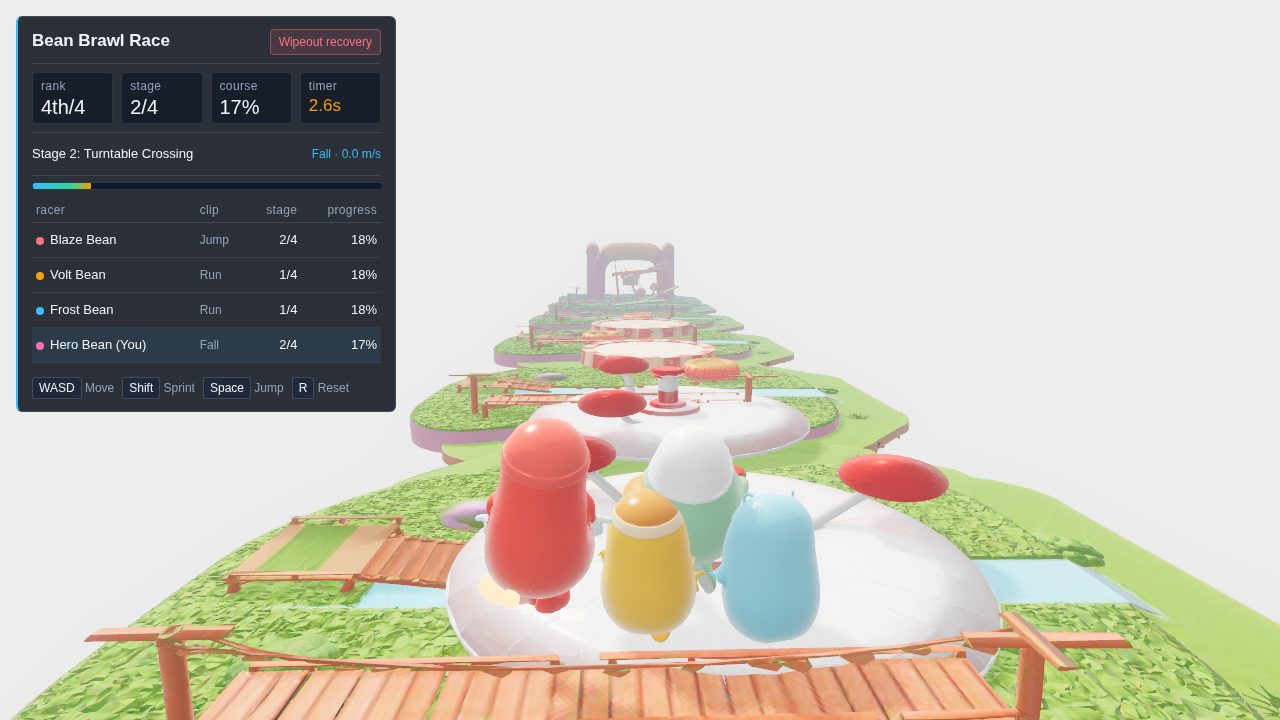
#> input picture evidence/likeness-soften/bean-brawl-race-1.jpg, 1280 x 720 px
$ python diffsmooth.py ../../../../../../evidence/likeness-soften/bean-brawl-race-1.jpg ../../../../../../evidence/likeness-soften/bean-brawl-race-1.jpg
#> lines starting #> are read from the running program, lines starting #| are printed output that depends on the picture
import sys
import numpy as np
from PIL import Image, ImageFilter
def lin(p):
    a=np.asarray(Image.open(p).convert("RGB"),dtype=np.float32)/255.0
    a=np.where(a<=0.04045,a/12.92,((a+0.055)/1.055)**2.4)
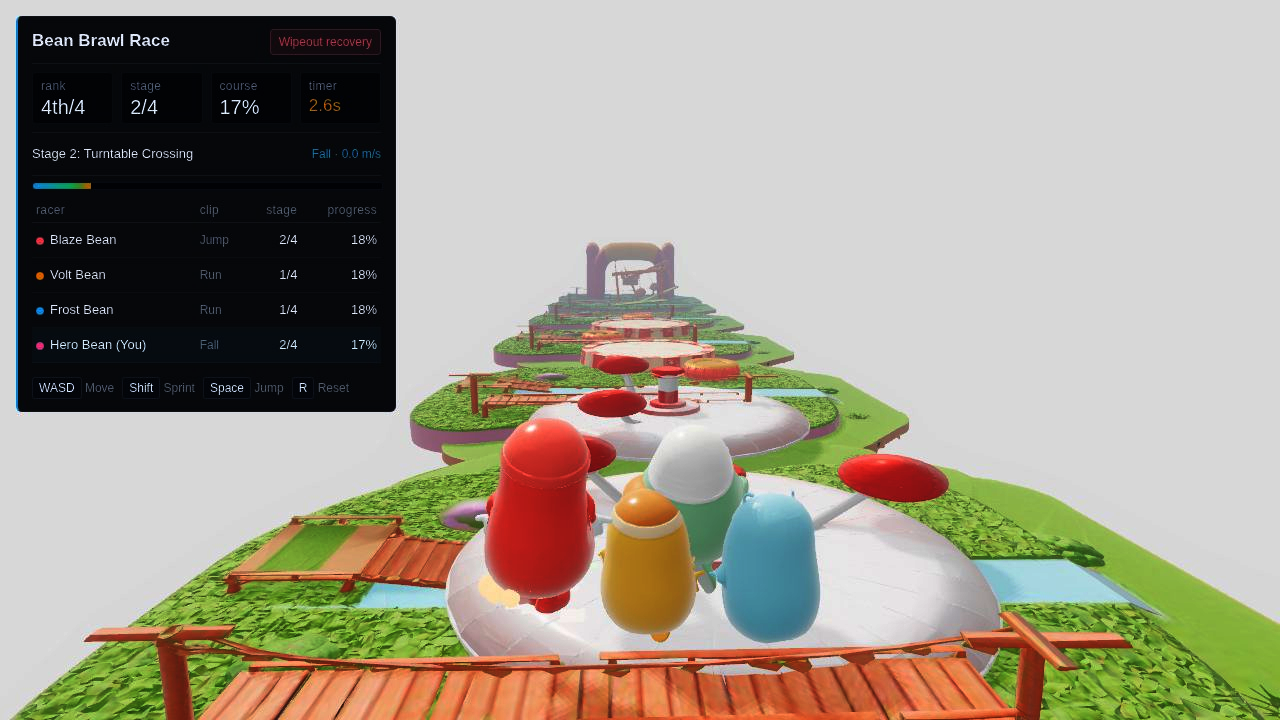
#> a: shape (720, 1280, 3) float32; mean R, G, B 0.637, 0.613, 0.554
    return 0.2126*a[...,0]+0.7152*a[...,1]+0.0722*a[...,2]
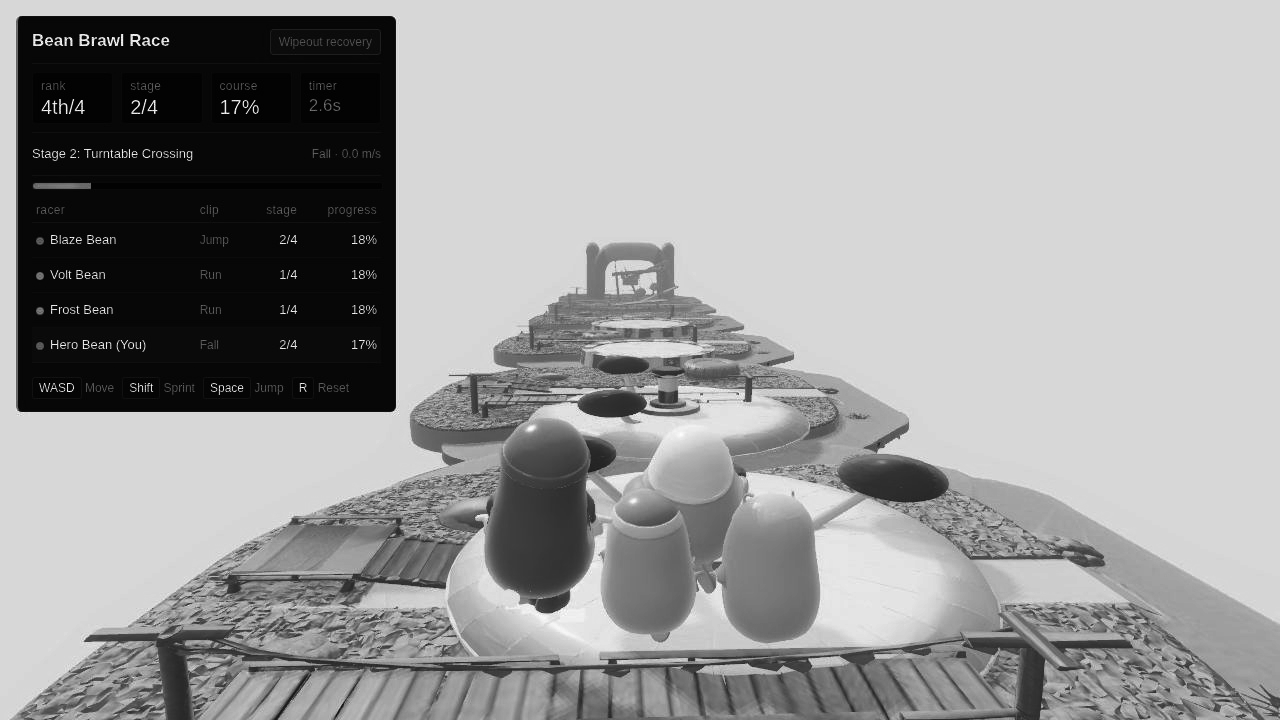
#> returned value: shape (720, 1280) float32; min 0.00218, max 1, mean 0.614
A,B=lin(sys.argv[1]),lin(sys.argv[2])
D=np.clip(A-B,0,None)
#> D: shape (720, 1280) float32; every value is 0
def box(x,r):
#> called with r = 8
    c=np.cumsum(np.pad(x,((r+1,r),(0,0)),mode="edge"),0); x=(c[2*r+1:]-c[:-2*r-1])/(2*r+1)
#> after `c = np.cumsum(np.pad(x, ((r + 1, r), (0, 0)), mode='edge'), 0)`: c: shape (737, 1280) float32; every value is 0
    c=np.cumsum(np.pad(x,((0,0),(r+1,r)),mode="edge"),1); return (c[:,2*r+1:]-c[:,:-2*r-1])/(2*r+1)
#> after `c = np.cumsum(np.pad(x, ((0, 0), (r + 1, r)), mode='edge'), 1)`: c: shape (720, 1297) float32; every value is 0
Db=box(D,8)
ratio=B.mean()/max(A.mean(),1e-6)
#> ratio = 1
print(f"lin off {A.mean():.4f} on {B.mean():.4f} ratio {ratio:.2f}  diff {D.mean():.4f} hf-part {np.abs(D-Db).mean():.4f}  corr(diff,off) {np.corrcoef(D.ravel(),A.ravel())[0,1]:.2f}")
#| lin off 0.6144 on 0.6144 ratio 1.00  diff 0.0000 hf-part 0.0000  corr(diff,off) nan
